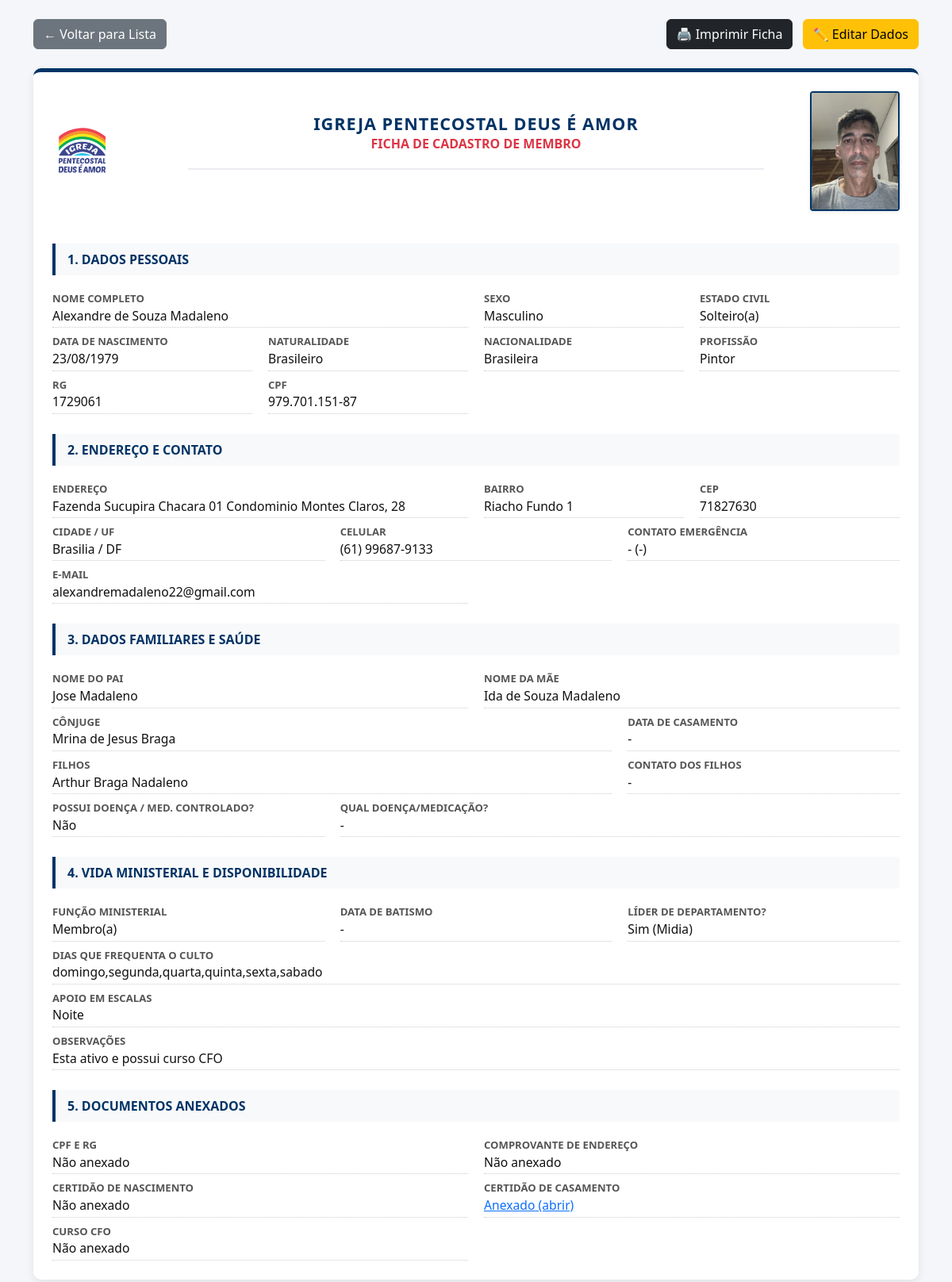
The page /detalhe/1/ on the database its author committed.
### membros/models.py (models this page shows, shortened)
class Membro(models.Model):
    SEXO_CHOICES = [
        ('M', 'Masculino'),
        ('F', 'Feminino'),
    ]
    ESTADO_CIVIL_CHOICES = [
        ('S', 'Solteiro(a)'),
        ('C', 'Casado(a)'),
        ('V', 'Viúvo(a)'),
        ('D', 'Divorciado(a)'),
    ]
    FUNCAO_CHOICES = [
        ('membro', 'Membro(a)'),
        ('cooperador', 'Cooperador(a)'),
        ('diacono', 'Diácono'),
        ('obreiro', 'Obreiro(a)'),
        ('presbitero', 'Presbítero'),
        ('pastor', 'Pastor'),
        ('2_pastor', '2º Pastor'),
    ]
    nome = models.CharField("Nome", max_length=150)
    sexo = models.CharField("Sexo", max_length=1, choices=SEXO_CHOICES)
    foto = models.ImageField("Foto 3x4", upload_to='fotos_membros/', blank=True, null=True)
    estado_civil = models.CharField("Estado Civil", max_length=1, choices=ESTADO_CIVIL_CHOICES)
    data_nascimento = models.DateField("Data de Nascimento")
    naturalidade = models.CharField("Naturalidade", max_length=100)
    nacionalidade = models.CharField("Nacionalidade", max_length=100, default="Brasileira")
    profissao = models.CharField("Profissão", max_length=100, blank=True, null=True)
    rg = models.CharField("RG", max_length=20)
    cpf = models.CharField("CPF", max_length=14, unique=True)
    endereco = models.CharField("Endereço", max_length=200)
    numero = models.CharField("Número", max_length=20)
    cep = models.CharField("CEP", max_length=10)
    bairro = models.CharField("Bairro", max_length=100)
    cidade = models.CharField("Cidade", max_length=100)
    estado = models.CharField("Estado", max_length=2)
    celular = models.CharField("Celular", max_length=20)
    celular_contato = models.CharField("Celular de Contacto", max_length=20, blank=True, null=True)
    nome_contato = models.CharField("Nome do Contacto", max_length=100, blank=True, null=True)
    email = models.EmailField("E-mail", blank=True, null=True)
    nome_pai = models.CharField("Nome do Pai", max_length=150, blank=True, null=True)
    nome_mae = models.CharField("Nome da Mãe", max_length=150, blank=True, null=True)
    nome_conjuge = models.CharField("Nome do Cônjuge", max_length=150, blank=True, null=True)
    data_casamento = models.DateField("Data do Casamento", blank=True, null=True)
    nome_filhos = models.TextField("Nome dos Filhos", blank=True, null=True)
    celular_filho = models.CharField("Celular dos Filhos", max_length=20, blank=True, null=True)
    possui_doenca = models.BooleanField("Possui alguma doença?", default=False)
    qual_doenca = models.CharField("Qual doença?", max_length=200, blank=True, null=True)
    funcao_ministerial = models.CharField("Função Ministerial", max_length=50, choices=FUNCAO_CHOICES, blank=True, null=True)
    data_batismo = models.DateField("Data de Batismo", blank=True, null=True)
    lider_departamento = models.BooleanField("Líder de Departamento?", default=False)
    qual_departamento = models.CharField("Qual Departamento?", max_length=100, blank=True, null=True)
    dias_culto = models.CharField("Dias que vem ao culto", max_length=200, blank=True, null=True)
    periodo_apoio = models.TextField("Melhor dia e período para apoiar em escalas", blank=True, null=True)
    observacoes = models.TextField("Observações", blank=True, null=True)
    doc_cpf_rg = models.FileField("CPF e RG (Cópia)", upload_to='documentos/cpf_rg/', blank=True, null=True)
    doc_comprovante_residencia = models.FileField("Comprovante de Endereço", upload_to='documentos/enderecos/', blank=True, null=True)
    doc_certidao_nascimento = models.FileField("Certidão de Nascimento", upload_to='documentos/certidoes/', blank=True, null=True)
    doc_certidao_casamento = models.FileField("Certidão de Casamento", upload_to='documentos/certidoes/', blank=True, null=True)
    doc_curso_cfo = models.FileField("Curso CFO", upload_to='documentos/cfo/', blank=True, null=True)
    data_cadastro = models.DateTimeField(auto_now_add=True)

### membros/views.py (the view)
# urls.py: path('detalhe/<int:pk>/', MembroDetailView.as_view(), name='detalhe_membro'), # Nova rota
class MembroDetailView(DetailView):
    model = Membro
    template_name = 'membros/detalhe_membro.html'
    context_object_name = 'membro'

### membros/templatetags/formatos.py (called while the page is built)
def _digitos(valor):
    return re.sub(r"\D", "", str(valor or ""))

@register.filter
def cpf(valor):
    d = _digitos(valor)
    if len(d) == 11:
        return f"{d[:3]}.{d[3:6]}.{d[6:9]}-{d[9:]}"
    return valor or ""

@register.filter
def telefone(valor):
    d = _digitos(valor)
    if len(d) == 11:
        return f"({d[:2]}) {d[2:7]}-{d[7:]}"
    if len(d) == 10:
        return f"({d[:2]}) {d[2:6]}-{d[6:]}"
    return valor or ""

### membros/templates/membros/detalhe_membro.html (shortened to what this page needs)
{% load static formatos %}
<!DOCTYPE html>
<html lang="pt-br">
<head>
    <link href="https://cdn.jsdelivr.net/npm/bootstrap@5.3.0/dist/css/bootstrap.min.css" rel="stylesheet">
    <link rel="stylesheet" href="{% static 'membros/css/style.css' %}">
</head>
<body>
<div class="container my-4">
    <div class="d-flex justify-content-between mb-4 no-print">
        <a href="{% url 'home' %}" class="btn btn-secondary">← Voltar para Lista</a>
        <div>
            <button onclick="window.print()" class="btn btn-dark me-2">🖨️ Imprimir Ficha</button>
            <a href="{% url 'editar_membro' membro.id %}" class="btn btn-warning">✏️ Editar Dados</a>
        </div>
    </div>
    <div class="card card-cadastro p-4 p-md-4">
        <div class="row align-items-center mb-3">
            <div class="col-2 text-start">
                <img src="{% static 'membros/img/Logo.png' %}" alt="Logotipo" width="75" height="75" class="logo-igreja">
            </div>
            <div class="col-8 text-center header-igreja">
                <h2 class="fw-bold mb-1" style="color: #003366; font-size: 1.35rem;">IGREJA PENTECOSTAL DEUS É AMOR</h2>
                <h5 class="fw-semibold text-danger m-0" style="font-size: 1rem;">FICHA DE CADASTRO DE MEMBRO</h5>
            </div>
            <div class="col-2 d-flex justify-content-end">
                <div class="foto-membro-container shadow-sm">
                    {% if membro.foto %}
                        <img src="{{ membro.foto.url }}" alt="Foto 3x4 de {{ membro.nome }}">
                    {% else %}
                        <span>Foto<br>3x4</span>
                    {% endif %}
                </div>
            </div>
        </div>
        <div class="section-title">1. DADOS PESSOAIS</div>
        <div class="row g-2">
            <div class="col-6">
                <div class="data-label">Nome Completo</div>
                <div class="data-value">{{ membro.nome }}</div>
            </div>
            <div class="col-3">
                <div class="data-label">Sexo</div>
                <div class="data-value">{{ membro.get_sexo_display }}</div>
            </div>
            <div class="col-3">
                <div class="data-label">Estado Civil</div>
                <div class="data-value">{{ membro.get_estado_civil_display }}</div>
            </div>
            <div class="col-3">
                <div class="data-label">Data de Nascimento</div>
                <div class="data-value">{{ membro.data_nascimento|date:"d/m/Y" }}</div>
            </div>
            <div class="col-3">
                <div class="data-label">Naturalidade</div>
                <div class="data-value">{{ membro.naturalidade }}</div>
            </div>
            <div class="col-3">
                <div class="data-label">Nacionalidade</div>
                <div class="data-value">{{ membro.nacionalidade }}</div>
            </div>
            <div class="col-3">
                <div class="data-label">Profissão</div>
                <div class="data-value">{{ membro.profissao|default:"-" }}</div>
            </div>
            <div class="col-3">
                <div class="data-label">RG</div>
                <div class="data-value">{{ membro.rg }}</div>
            </div>
            <div class="col-3">
                <div class="data-label">CPF</div>
                <div class="data-value">{{ membro.cpf|cpf }}</div>
            </div>
        </div>
        <div class="section-title">2. ENDEREÇO E CONTATO</div>
        <div class="row g-2">
            <div class="col-6">
                <div class="data-label">Endereço</div>
                <div class="data-value">{{ membro.endereco }}, {{ membro.numero }}</div>
            </div>
            <div class="col-3">
                <div class="data-label">Bairro</div>
                <div class="data-value">{{ membro.bairro }}</div>
            </div>
            <div class="col-3">
                <div class="data-label">CEP</div>
                <div class="data-value">{{ membro.cep }}</div>
            </div>
            <div class="col-4">
                <div class="data-label">Cidade / UF</div>
                <div class="data-value">{{ membro.cidade }} / {{ membro.estado }}</div>
            </div>
            <div class="col-4">
                <div class="data-label">Celular</div>
                <div class="data-value">{{ membro.celular|telefone }}</div>
            </div>
            <div class="col-4">
                <div class="data-label">Contato Emergência</div>
                <div class="data-value">{{ membro.nome_contato|default:"-" }} ({{ membro.celular_contato|telefone|default:"-" }})</div>
            </div>
            <div class="col-6">
                <div class="data-label">E-mail</div>
                <div class="data-value">{{ membro.email|default:"-" }}</div>
            </div>
        </div>
        <div class="section-title">3. DADOS FAMILIARES E SAÚDE</div>
        <div class="row g-2">
            <div class="col-6">
                <div class="data-label">Nome do Pai</div>
                <div class="data-value">{{ membro.nome_pai|default:"-" }}</div>
            </div>
            <div class="col-6">
                <div class="data-label">Nome da Mãe</div>
                <div class="data-value">{{ membro.nome_mae|default:"-" }}</div>
            </div>
            <div class="col-8">
                <div class="data-label">Cônjuge</div>
                <div class="data-value">{{ membro.nome_conjuge|default:"-" }}</div>
            </div>
            <div class="col-4">
                <div class="data-label">Data de Casamento</div>
                <div class="data-value">{{ membro.data_casamento|date:"d/m/Y"|default:"-" }}</div>
            </div>
            <div class="col-8">
                <div class="data-label">Filhos</div>
                <div class="data-value">{{ membro.nome_filhos|default:"-" }}</div>
            </div>
            <div class="col-4">
                <div class="data-label">Contato dos Filhos</div>
                <div class="data-value">{{ membro.celular_filho|telefone|default:"-" }}</div>
            </div>
            <div class="col-4">
                <div class="data-label">Possui Doença / Med. Controlado?</div>
                <div class="data-value">{% if membro.possui_doenca %}Sim{% else %}Não{% endif %}</div>
            </div>
            <div class="col-8">
                <div class="data-label">Qual doença/medicação?</div>
                <div class="data-value">{{ membro.qual_doenca|default:"-" }}</div>
            </div>
        </div>
        <div class="section-title">4. VIDA MINISTERIAL E DISPONIBILIDADE</div>
        <div class="row g-2">
            <div class="col-4">
                <div class="data-label">Função Ministerial</div>
                <div class="data-value">{{ membro.get_funcao_ministerial_display|default:membro.funcao_ministerial|default:"-" }}</div>
            </div>
            <div class="col-4">
                <div class="data-label">Data de Batismo</div>
                <div class="data-value">{{ membro.data_batismo|date:"d/m/Y"|default:"-" }}</div>
            </div>
            <div class="col-4">
                <div class="data-label">Líder de Departamento?</div>
                <div class="data-value">{% if membro.lider_departamento %}Sim ({{ membro.qual_departamento }}){% else %}Não{% endif %}</div>
            </div>
            <div class="col-12">
                <div class="data-label">Dias que frequenta o culto</div>
                <div class="data-value">{{ membro.dias_culto|default:"-" }}</div>
            </div>
            <div class="col-12">
                <div class="data-label">Apoio em Escalas</div>
                <div class="data-value">{{ membro.periodo_apoio|default:"-" }}</div>
            </div>
            <div class="col-12">
                <div class="data-label">Observações</div>
                <div class="data-value">{{ membro.observacoes|default:"-" }}</div>
            </div>
        </div>
        <div class="section-title">5. DOCUMENTOS ANEXADOS</div>
        <div class="row g-2">
            <div class="col-6">
                <div class="data-label">CPF e RG</div>
                <div class="data-value">
                    {% if membro.doc_cpf_rg %}<a href="{{ membro.doc_cpf_rg.url }}" target="_blank">Anexado (abrir)</a>{% else %}Não anexado{% endif %}
                </div>
            </div>
            <div class="col-6">
                <div class="data-label">Comprovante de Endereço</div>
                <div class="data-value">
                    {% if membro.doc_comprovante_residencia %}<a href="{{ membro.doc_comprovante_residencia.url }}" target="_blank">Anexado (abrir)</a>{% else %}Não anexado{% endif %}
                </div>
            </div>
            <div class="col-6">
                <div class="data-label">Certidão de Nascimento</div>
                <div class="data-value">
                    {% if membro.doc_certidao_nascimento %}<a href="{{ membro.doc_certidao_nascimento.url }}" target="_blank">Anexado (abrir)</a>{% else %}Não anexado{% endif %}
                </div>
            </div>
            <div class="col-6">
                <div class="data-label">Certidão de Casamento</div>
                <div class="data-value">
                    {% if membro.doc_certidao_casamento %}<a href="{{ membro.doc_certidao_casamento.url }}" target="_blank">Anexado (abrir)</a>{% else %}Não anexado{% endif %}
                </div>
            </div>
            <div class="col-6">
                <div class="data-label">Curso CFO</div>
                <div class="data-value">
                    {% if membro.doc_curso_cfo %}<a href="{{ membro.doc_curso_cfo.url }}" target="_blank">Anexado (abrir)</a>{% else %}Não anexado{% endif %}
                </div>
            </div>
        </div>
    </div>
</div>
</body>
</html>

### membros/static/membros/css/style.css (style rules this page uses)
body { background-color: #f4f6f9; font-family: 'Segoe UI', Tahoma, Geneva, Verdana, sans-serif; color: #333; }
.card-cadastro { border: none; border-top: 5px solid #003366; border-radius: 10px; box-shadow: 0 4px 12px rgba(0, 0, 0, 0.08); background-color: #ffffff; }
.header-igreja { text-align: center; border-bottom: 2px solid #e9ecef; padding-bottom: 20px; margin-bottom: 25px; }
.header-igreja h2 { font-weight: 700; color: #003366; letter-spacing: 1px; margin-bottom: 5px; }
.header-igreja h5 { color: #cc0000; font-weight: 600; text-transform: uppercase; }
.section-title { background-color: #f8f9fa; border-left: 4px solid #003366; padding: 8px 15px; font-weight: 600; color: #003366; margin-top: 25px; margin-bottom: 20px; border-radius: 0 4px 4px 0; }
.row { margin-right: -10px; margin-left: -10px; }
.row > [class*="col-"] { padding-right: 10px; padding-left: 10px; }

### membros/templates/membros/detalhe_membro.html (style rules this page uses)
.data-label { font-weight: 600; color: #555; font-size: 0.82rem; text-transform: uppercase; }
.data-value { font-size: 0.98rem; color: #111; font-weight: 500; border-bottom: 1px dotted #ccc; padding-bottom: 2px; word-break: break-word; }
.foto-membro-container { width: 3cm; height: 4cm; border: 2px solid #003366; background-color: #f8f9fa; display: flex; align-items: center; justify-content: center; overflow: hidden; text-align: center; font-size: 0.75rem; color: #777; border-radius: 4px; }
.foto-membro-container img { width: 100%; height: 100%; object-fit: cover; }

### rows shown on the page
Membro: foto (picture), nome "Alexandre de Souza Madaleno", sexo "Masculino", estado_civil "Solteiro(a)", data_nascimento "23/08/1979", naturalidade "Brasileiro", nacionalidade "Brasileira", profissao "Pintor", rg "1729061", cpf|cpf "979.701.151-87", endereco "Fazenda Sucupira Chacara 01 Condominio Montes Claros", numero "28", bairro "Riacho Fundo 1", cep "71827630", cidade "Brasilia", estado "DF", celular|telefone "(61) 99687-9133", nome_contato "-", celular_contato|telefone "-", email "alexandremadaleno22@gmail.com", nome_pai "Jose Madaleno", nome_mae "Ida de Souza Madaleno", nome_conjuge "Mrina de Jesus Braga", data_casamento "-", nome_filhos "Arthur Braga Nadaleno", celular_filho|telefone "-", qual_doenca "-", funcao_ministerial "Membro(a)", data_batismo "-", qual_departamento "Midia", dias_culto "domingo,segunda,quarta,quinta,sexta,sabado", periodo_apoio "Noite", observacoes "Esta ativo e possui curso CFO"
